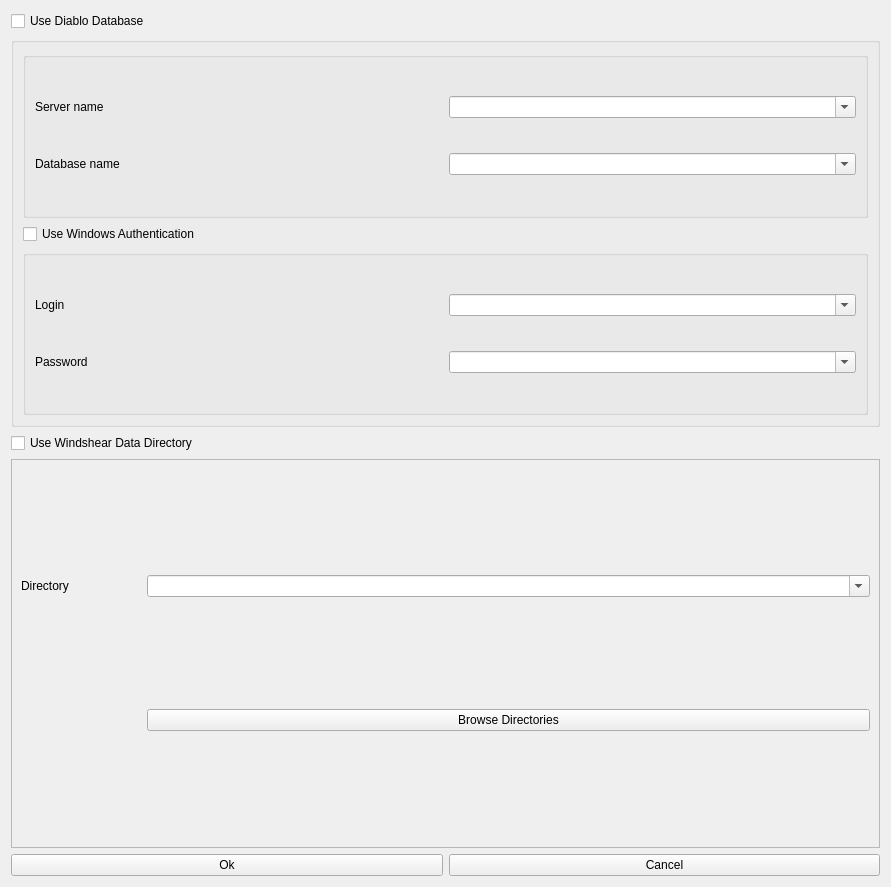
<?xml version="1.0" encoding="UTF-8"?>
<ui version="4.0">
 <class>Form</class>
 <widget class="QWidget" name="Form">
  <property name="geometry">
   <rect>
    <x>0</x>
    <y>0</y>
    <width>891</width>
    <height>887</height>
   </rect>
  </property>
  <property name="windowTitle">
   <string>Form</string>
  </property>
  <layout class="QGridLayout" name="gridLayout_5">
   <item row="0" column="0">
    <widget class="QCheckBox" name="use_db_checkBox">
     <property name="text">
      <string>Use Diablo Database</string>
     </property>
    </widget>
   </item>
   <item row="1" column="0" colspan="2">
    <widget class="QGroupBox" name="db_info_groupBox">
     <property name="title">
      <string/>
     </property>
     <layout class="QGridLayout" name="gridLayout_4">
      <item row="2" column="0">
       <widget class="QGroupBox" name="uid_groupBox">
        <property name="title">
         <string/>
        </property>
        <layout class="QGridLayout" name="gridLayout_2">
         <item row="1" column="0">
          <widget class="QLabel" name="label_4">
           <property name="text">
            <string>Password</string>
           </property>
          </widget>
         </item>
         <item row="0" column="1">
          <widget class="TidyComboBox" name="login_comboBox">
           <property name="editable">
            <bool>true</bool>
           </property>
          </widget>
         </item>
         <item row="0" column="0">
          <widget class="QLabel" name="label_3">
           <property name="text">
            <string>Login</string>
           </property>
          </widget>
         </item>
         <item row="1" column="1">
          <widget class="TidyComboBox" name="password_comboBox">
           <property name="editable">
            <bool>true</bool>
           </property>
          </widget>
         </item>
        </layout>
       </widget>
      </item>
      <item row="1" column="0">
       <widget class="QCheckBox" name="windows_auth_checkBox">
        <property name="text">
         <string>Use Windows Authentication</string>
        </property>
       </widget>
      </item>
      <item row="0" column="0">
       <widget class="QGroupBox" name="groupBox_3">
        <property name="title">
         <string/>
        </property>
        <layout class="QGridLayout" name="gridLayout_3">
         <item row="0" column="0">
          <widget class="QLabel" name="label">
           <property name="text">
            <string>Server name</string>
           </property>
          </widget>
         </item>
         <item row="2" column="0">
          <widget class="QLabel" name="label_2">
           <property name="text">
            <string>Database name</string>
           </property>
          </widget>
         </item>
         <item row="0" column="1">
          <widget class="TidyComboBox" name="server_name_comboBox">
           <property name="editable">
            <bool>true</bool>
           </property>
          </widget>
         </item>
         <item row="2" column="1">
          <widget class="TidyComboBox" name="db_name_comboBox">
           <property name="editable">
            <bool>true</bool>
           </property>
          </widget>
         </item>
        </layout>
       </widget>
      </item>
     </layout>
    </widget>
   </item>
   <item row="2" column="0" colspan="2">
    <widget class="QCheckBox" name="use_wsi_checkBox">
     <property name="text">
      <string>Use Windshear Data Directory</string>
     </property>
    </widget>
   </item>
   <item row="4" column="0">
    <widget class="QPushButton" name="ok_pushButton">
     <property name="text">
      <string>Ok</string>
     </property>
    </widget>
   </item>
   <item row="4" column="1">
    <widget class="QPushButton" name="cancel_pushButton">
     <property name="text">
      <string>Cancel</string>
     </property>
    </widget>
   </item>
   <item row="3" column="0" colspan="2">
    <widget class="QFrame" name="wsi_frame">
     <property name="frameShape">
      <enum>QFrame::StyledPanel</enum>
     </property>
     <property name="frameShadow">
      <enum>QFrame::Raised</enum>
     </property>
     <layout class="QGridLayout" name="gridLayout">
      <item row="0" column="0">
       <widget class="QLabel" name="label_5">
        <property name="sizePolicy">
         <sizepolicy hsizetype="Fixed" vsizetype="Preferred">
          <horstretch>0</horstretch>
          <verstretch>0</verstretch>
         </sizepolicy>
        </property>
        <property name="minimumSize">
         <size>
          <width>120</width>
          <height>0</height>
         </size>
        </property>
        <property name="maximumSize">
         <size>
          <width>120</width>
          <height>16777215</height>
         </size>
        </property>
        <property name="text">
         <string>Directory</string>
        </property>
       </widget>
      </item>
      <item row="0" column="1">
       <widget class="TidyComboBox" name="wsi_dir_comboBox">
        <property name="editable">
         <bool>true</bool>
        </property>
       </widget>
      </item>
      <item row="1" column="1">
       <widget class="QPushButton" name="wsi_browse_pushButton">
        <property name="text">
         <string>Browse Directories</string>
        </property>
       </widget>
      </item>
     </layout>
    </widget>
   </item>
  </layout>
 </widget>
 <customwidgets>
  <customwidget>
   <class>TidyComboBox</class>
   <extends>QComboBox</extends>
   <header>tidy_combo_box.h</header>
  </customwidget>
 </customwidgets>
 <resources/>
 <connections/>
</ui>
